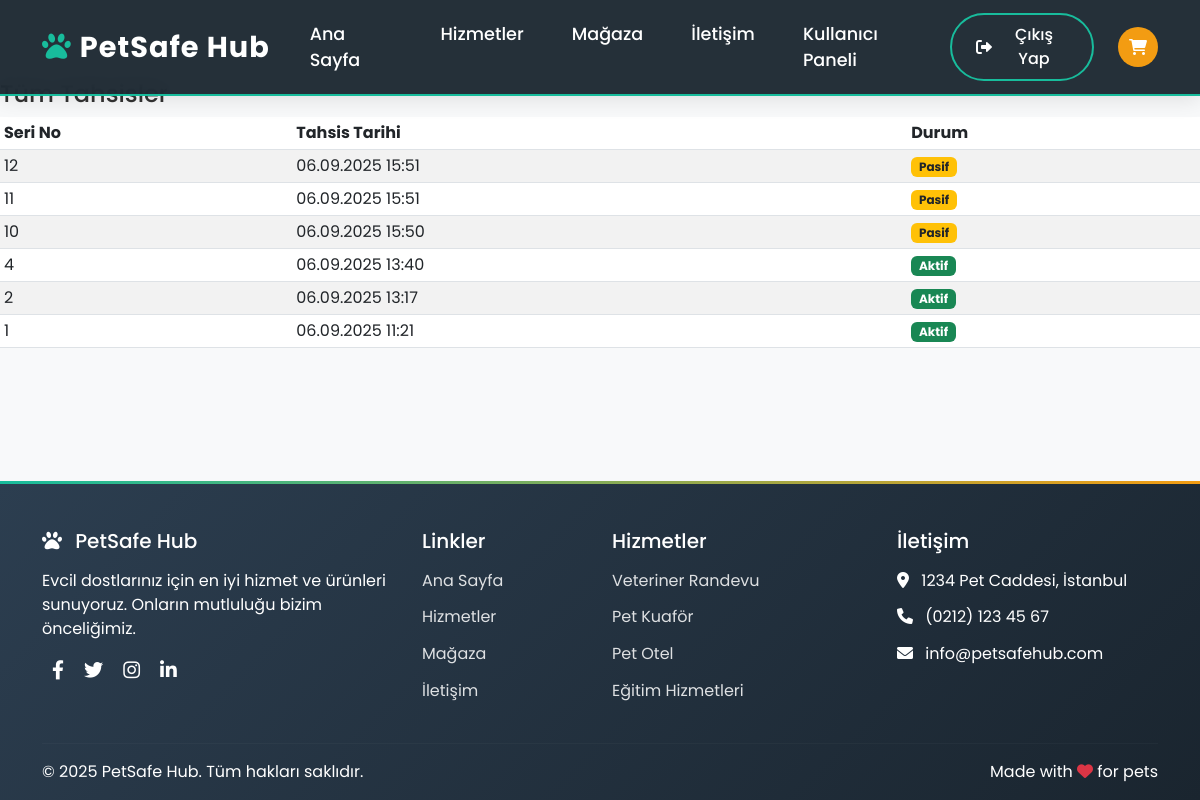
The page /veteriner/tahsisler/ (signed in) on the database its author committed.
### anahtarlik/models.py (models this page shows, shortened)
class Etiket(models.Model):
    etiket_id = models.UUIDField(default=uuid.uuid4, editable=False, unique=True)
    seri_numarasi = models.CharField(max_length=50, unique=True)
    evcil_hayvan = models.OneToOneField('EvcilHayvan', on_delete=models.CASCADE, null=True, blank=True)
    qr_kod_url = models.URLField(blank=True)
    aktif = models.BooleanField(default=False)
    olusturulma_tarihi = models.DateTimeField(auto_now_add=True)
    kilitli = models.BooleanField(default=False)
    kanal = models.CharField(max_length=10, choices=KANAL_SECENEKLERI)
    satici_veteriner = models.ForeignKey(
        'veteriner.Veteriner', null=True, blank=True, on_delete=models.SET_NULL, related_name='sattigi_etiketler'
    )
    satici_petshop = models.ForeignKey(
        'petshop.Petshop', null=True, blank=True, on_delete=models.SET_NULL, related_name='sattigi_etiketler'
    )
    tahsis_tarihi = models.DateTimeField(null=True, blank=True)
    first_activated_at = models.DateTimeField(null=True, blank=True)
    aktiflestiren = models.ForeignKey(
        settings.AUTH_USER_MODEL, null=True, blank=True, on_delete=models.SET_NULL, related_name='aktiflestirdigi_etiketler'
    )
    aktiflestirme_tarihi = models.DateTimeField(null=True, blank=True)
    aktivasyon_sayisi = models.PositiveIntegerField(default=0)
    class Meta:
        constraints = [
            models.CheckConstraint(
                name='etiket_vet_icin_veteriner_zorunlu',
                check=(models.Q(kanal__isnull=True) | ~models.Q(kanal=KANAL_VET) | models.Q(satici_veteriner__isnull=False))
            ),
            models.CheckConstraint(
                name='etiket_shop_icin_petshop_zorunlu',
                check=(models.Q(kanal__isnull=True) | ~models.Q(kanal=KANAL_SHOP) | models.Q(satici_petshop__isnull=False))
            ),
            models.CheckConstraint(
                name='etiket_online_icin_partner_bos',
                check=(
                    models.Q(kanal__isnull=True)
                    | ~models.Q(kanal=KANAL_ONLINE)
                    | (models.Q(satici_veteriner__isnull=True) & models.Q(satici_petshop__isnull=True))
                )
            ),
        ]

### veteriner/views.py (the view)
# urls.py: path("tahsisler/", views.tahsis_listesi, name="tahsis_listesi"),
@login_required
def tahsis_listesi(request):
    vet = getattr(request.user, 'veteriner_profili', None)
    if vet is None or not vet.il or not vet.adres_detay:
        return redirect("veteriner:veteriner_profil_tamamla")
    qs = Etiket.objects.filter(satici_veteriner=vet, kanal=KANAL_VET).order_by("-tahsis_tarihi", "-olusturulma_tarihi")
    page_obj = Paginator(qs, 25).get_page(request.GET.get("page"))
    return render(request, "veteriner/liste_tahsis.html", {"page_obj": page_obj})

### courseapp/context_processors.py (called while the page is built, shortened)
def sepet_ozeti(request):
    sepet = request.session.get('sepet', {})
    if isinstance(sepet, list):  # Eski liste ise dict'e çevir (hata önle)
        new_sepet = {}
        for pk in sepet:
            new_sepet[str(pk)] = new_sepet.get(str(pk), 0) + 1
        request.session['sepet'] = new_sepet
        sepet = new_sepet
    sepet_items = []
    toplam = 0
    adet = 0
    return {
        'sepet_items': sepet_items,
        'sepet_toplam': toplam,
        'sepet_adet': adet,
    }

### veteriner/templates/veteriner/liste_tahsis.html (shortened to what this page needs)
{% extends "ana.html" %}
{% block content %}
<h4>Tüm Tahsisler</h4>
<table class="table table-striped table-sm">
  <thead><tr><th>Seri No</th><th>Tahsis Tarihi</th><th>Durum</th></tr></thead>
  <tbody>
  {% for e in page_obj %}
    <tr>
      <td>{{ e.seri_numarasi }}</td>
      <td>{{ e.tahsis_tarihi|date:"d.m.Y H:i" }}</td>
      <td>{% if e.aktif %}<span class="badge bg-success">Aktif</span>{% else %}
          <span class="badge bg-warning text-dark">Pasif</span>{% endif %}</td>
    </tr>
  {% empty %}
    <tr><td colspan="3" class="text-muted">Kayıt yok.</td></tr>
  {% endfor %}
  </tbody>
</table>
{% endblock %}

### rows shown on the page
Etiket: seri_numarasi "12", tahsis_tarihi "06.09.2025 15:51", aktif "Pasif"
Etiket: seri_numarasi "11", tahsis_tarihi "06.09.2025 15:51", aktif "Pasif"
Etiket: seri_numarasi "10", tahsis_tarihi "06.09.2025 15:50", aktif "Pasif"
Etiket: seri_numarasi "4", tahsis_tarihi "06.09.2025 13:40", aktif "Aktif"
Etiket: seri_numarasi "2", tahsis_tarihi "06.09.2025 13:17", aktif "Aktif"
Etiket: seri_numarasi "1", tahsis_tarihi "06.09.2025 11:21", aktif "Aktif"
